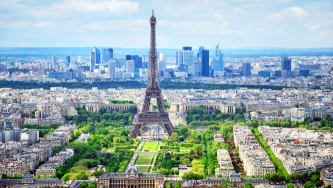
#> input picture data/19_a_source.png, 333 x 188 px
$ python main.py   (older library calls are emulated)
#> lines starting #> are read from the running program, lines starting #| are printed output that depends on the picture
import numpy as np
import cv2
from sklearn import svm
from skimage.segmentation import slic, mark_boundaries
from skimage.feature import graycomatrix, graycoprops, local_binary_pattern
from tqdm import tqdm
import matplotlib.pyplot as plt


'''
Based on "Image Colorization Method Using Texture
Descriptors and ISLIC Segmentation" by Cao Liqin,
Lei Jiao, and Zhijiang Li (March 2017)
https://www.researchgate.net/publication/315468487_Image_Colorization_Method_Using_Texture_Descriptors_and_ISLIC_Segmentation

Colorization portion based on
Welsh, T., Ashikhmin, M., Mueller, K. (2002): Transferring color to greyscale images.
ACMTransactions on Graphics (TOG), 21(3), 277-280
https://www.researchgate.net/publication/220183710_Transferring_Color_to_Greyscale_Images

Image datasets from: https://github.com/ByUnal/Example-based-Image-Colorization-w-KNN
'''

#Step 0 Load in Reference and Target Image as grayscale
curr_img = 19

ref = cv2.imread('../data/' + str(curr_img) + '_a_source.png', cv2.IMREAD_GRAYSCALE)
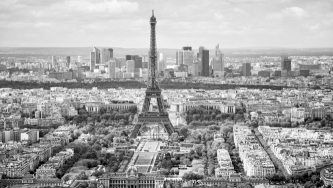
#> ref: shape (188, 333); min 0, max 254, mean 163.8
ref_color = cv2.imread('../data/' + str(curr_img) + '_a_source.png', cv2.IMREAD_COLOR)
#> ref_color is the input picture: shape (188, 333, 3); mean B, G, R 171.7, 168.2, 146.5
target = cv2.imread('../data/' + str(curr_img) + '_b_target.png', cv2.IMREAD_GRAYSCALE)
ground_truth = cv2.imread('../data/' + str(curr_img) + '_c_groundtruth.png', cv2.IMREAD_COLOR)
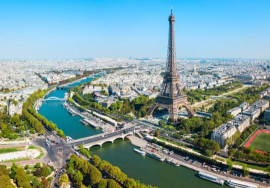
#> input picture data/19_c_groundtruth.png, 270 x 188 px
#> ground_truth is the input picture: shape (188, 270, 3); mean B, G, R 153.7, 154.8, 125.4

# show images
cv2.imshow('Target', target)
cv2.imshow('Reference', ref)
cv2.imshow('Reference Color', ref_color)

cv2.waitKey(0)

# Step 2 Superpixel Extraction Using ISLIC for grayscale

# segment the image and then run the svm on each superpixel
# for naive classification using a radial basis kernel function in the SVM


# num_segments = 800 # as suggested by paper
num_segments = 200
alpha = 0.8
beta = 0.8
#> (the run stopped early here; a loop or call above may not have finished)
